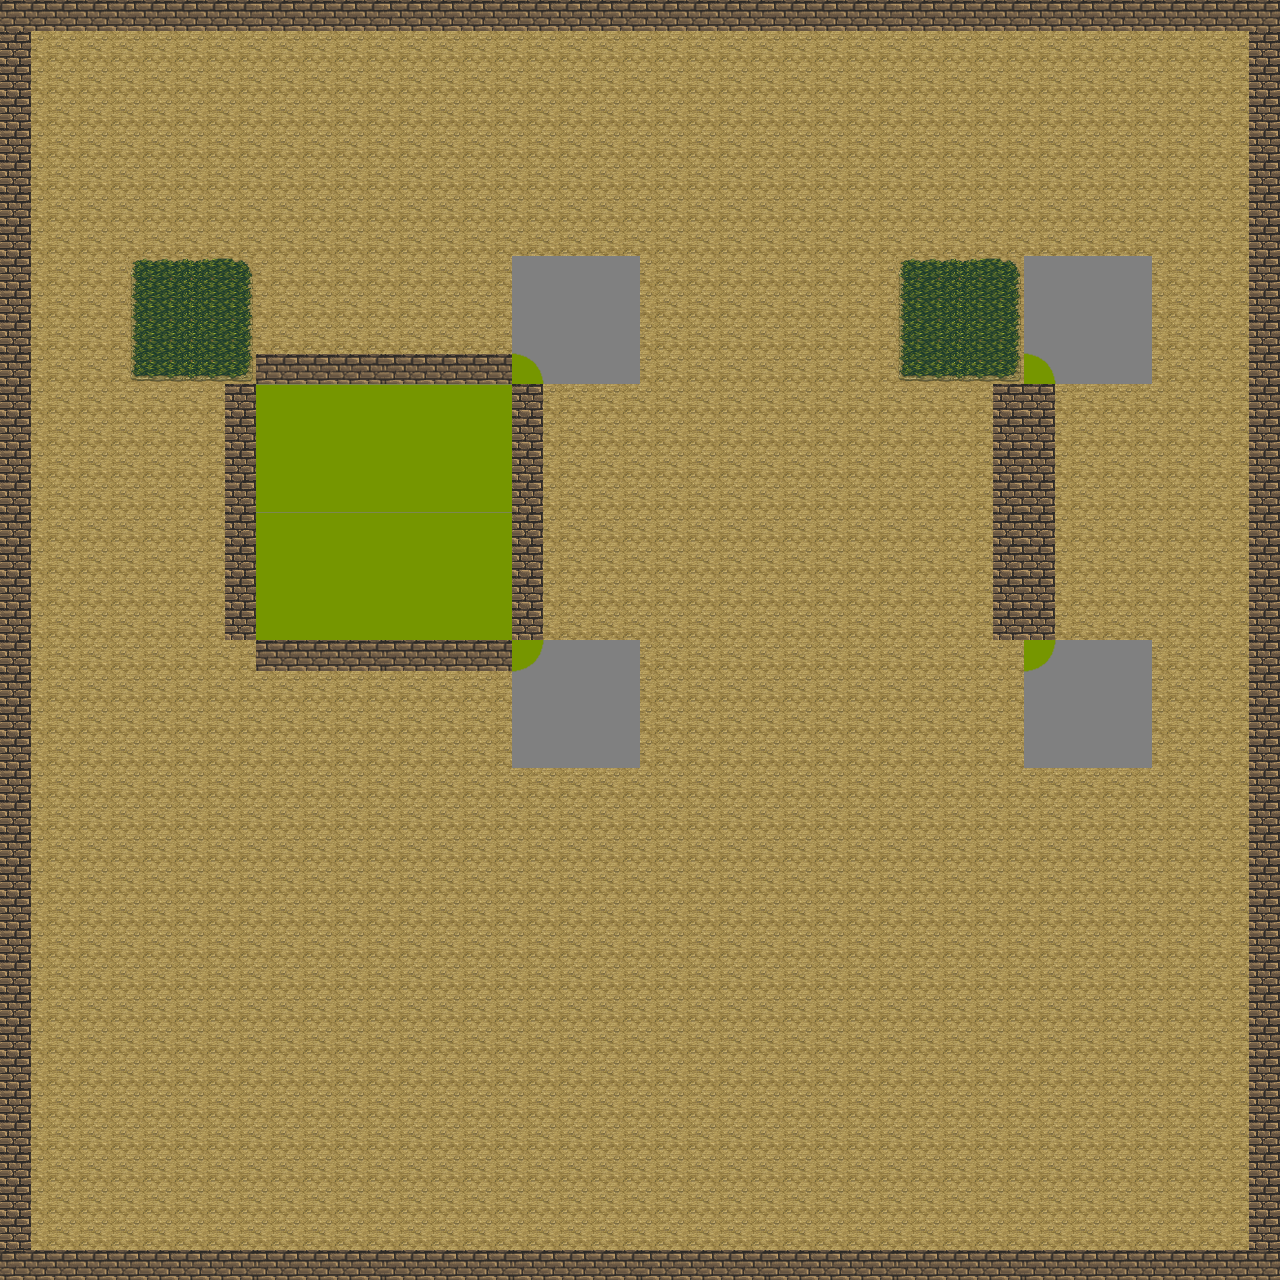

This is a level from a 2D game, rendered from its Tiled map with the project's own tilesets. A one-line summary and the map file follow, with tile-layer data summarised:
An orthogonal 10x10 tile map with 128x128 px tiles, 1 tile layer (map0).

<map version="1.0" orientation="orthogonal" width="10" height="10" tilewidth="128" tileheight="128">
 <tileset firstgid="1" name="road-tiles" tilewidth="128" tileheight="128">
  <image source="road-tiles.png" width="640" height="512" />
 </tileset>
 <layer name="map0" width="10" height="10">
  <data>[100 cells, 100 non-empty, 17 distinct tile ids]</data>
 </layer>
</map>